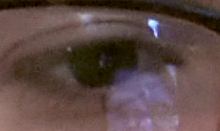
#> input picture EyeTab_Python/eye_images/abi1_l.png, 220 x 131 px
$ python -i pre_processing.py   (imports and definitions only)
#> lines starting #> are read from the running program, lines starting #| are printed output that depends on the picture; after the words box and inside, x2 and y2 are one past the last pixel; in counts of white or black regions, pixels touching at a corner belong together
#> further down, picture is the input picture: shape (131, 220, 3); mean B, G, R 69.3, 72.7, 93.4
import cv2
import numpy as np
import image_utils
import eye_extractor

winname = 'Pre Processing'

class PreProcessor:

    def __init__(self):
        self.full_debug_img = None

    def erase_specular(self, eye_img, debug=False):

        # Rather arbitrary decision on how large a specularity may be
#> called with debug = False
        max_specular_contour_area = sum(eye_img.shape[:2])/2
#> max_specular_contour_area = 175.5

        # Extract top 50% of intensities
        eye_img_grey = cv2.cvtColor(eye_img, cv2.COLOR_BGR2GRAY)
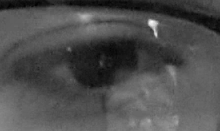
#> eye_img_grey: shape (131, 220); min 2, max 247, mean 78.4
        eye_img_grey_blur = cv2.GaussianBlur(eye_img_grey, (5, 5), 0)

        # Close to suppress eyelashes
        morph_kernel = cv2.getStructuringElement(cv2.MORPH_ELLIPSE, (5, 5))
        eye_img_grey_blur = cv2.morphologyEx(eye_img_grey_blur, cv2.MORPH_CLOSE, morph_kernel)

        if eye_img_grey_blur is None:
            raise eye_extractor.NoEyesFound()

        thresh_val = int(np.percentile(eye_img_grey_blur, 50))
#> thresh_val = 83

        _, thresh_img = cv2.threshold(eye_img_grey_blur, thresh_val, 255, cv2.THRESH_BINARY)
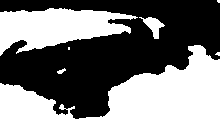
#> thresh_img: shape (131, 220); 49.5% white; 7 white regions (3 under 20 px)

        # Find all contours and throw away the big ones
        contours, _ = cv2.findContours(np.copy(thresh_img), cv2.RETR_LIST, cv2.CHAIN_APPROX_SIMPLE)
#> contours = 7 contours, 4 with area under 20; largest, box (x1, y1, x2, y2) and area: (0, 45, 220, 131) 9698, (0, 8, 138, 56) 3740, (139, 17, 165, 39) 203
        small_contours = filter(lambda x : cv2.contourArea(x) < max_specular_contour_area, contours)
        small_contours_mask = np.zeros_like(eye_img_grey)
        cv2.drawContours(small_contours_mask, small_contours, -1, 255, -1)
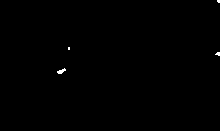
#> small_contours_mask: shape (131, 220); 0.2% white; 4 white regions (3 under 20 px), largest, box (x1, y1, x2, y2) and area: (57, 68, 66, 74) 29

        # Dilate the smallest contours found
        small_contours_mask_dilated = cv2.dilate(small_contours_mask, morph_kernel)
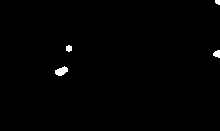
#> small_contours_mask_dilated: shape (131, 220); 0.63% white; 4 white regions, box (x1, y1, x2, y2) and area: (55, 66, 68, 76) 85, (213, 50, 220, 58) 42, (66, 45, 72, 52) 34, (215, 0, 220, 5) 21

        removed_specular_img = cv2.inpaint(eye_img, small_contours_mask_dilated, 2, flags=cv2.INPAINT_TELEA)

        if debug:
            thresh_hierarchy = cv2.cvtColor(eye_img_grey, cv2.COLOR_GRAY2BGR)
            cv2.drawContours(thresh_hierarchy, contours, -1, (0, 0, 255), -1)
            thresh_hierarchy = cv2.add(thresh_hierarchy, cv2.cvtColor(small_contours_mask_dilated, cv2.COLOR_GRAY2BGR))
            cv2.drawContours(thresh_hierarchy, small_contours, -1, (255, 0, 0), -1)
            stacked_imgs = np.concatenate([eye_img, thresh_hierarchy, removed_specular_img],axis=1)

            if debug == 1:
                self.full_debug_img = stacked_imgs
            elif debug == 2:
                self.full_debug_img = image_utils.stack_imgs_vertical([self.full_debug_img, stacked_imgs])
                cv2.imshow(winname, self.full_debug_img)
            elif debug == 3:
                cv2.imshow(winname, stacked_imgs);

        return removed_specular_img

>>> import cv2
>>> picture = cv2.imread('eye_images/abi1_l.png')
>>> result = PreProcessor().erase_specular(picture)

$ run again, on EyeTab_Python/eye_images/abi2_l.png
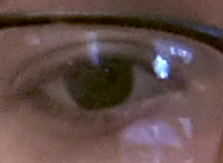
#> input picture EyeTab_Python/eye_images/abi2_l.png, 223 x 163 px
#> picture is the input picture: shape (163, 223, 3); mean B, G, R 72.5, 76.3, 98
#> thresh_val = 84
#> in erase_specular, `_, thresh_img = cv2.threshold(eye_img_grey_blur, thresh_val, 255, cv2...`:
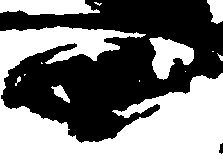
#> thresh_img: shape (163, 223); 49.3% white; 13 white regions (6 under 20 px)
#> contours = 13 contours, 8 with area under 20; largest, box (x1, y1, x2, y2) and area: (0, 26, 223, 163) 14486, (0, 0, 100, 15) 1116, (149, 37, 194, 80) 1004, (207, 0, 223, 24) 250, (51, 85, 70, 103) 124
#> small_contours_mask: shape (163, 223); 0.61% white; 9 white regions (6 under 20 px), largest, box (x1, y1, x2, y2) and area: (51, 85, 70, 103) 150, (15, 76, 21, 86) 26, (217, 53, 223, 61) 21
#> in erase_specular, `small_contours_mask_dilated = cv2.dilate(small_contours_mask, morph_ke..`:
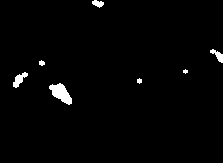
#> small_contours_mask_dilated: shape (163, 223); 1.7% white; 7 white regions (1 under 20 px), largest, box (x1, y1, x2, y2) and area: (49, 83, 72, 105) 278, (13, 72, 28, 88) 114, (210, 49, 223, 63) 83, (92, 0, 104, 8) 61, (39, 60, 45, 66) 26, (137, 78, 142, 84) 22

$ run again, on EyeTab_Python/eye_images/abi1_r.png
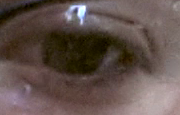
#> input picture EyeTab_Python/eye_images/abi1_r.png, 180 x 115 px
#> picture is the input picture: shape (115, 180, 3); mean B, G, R 75.7, 81.5, 97.6
#> thresh_val = 83
#> in erase_specular, `_, thresh_img = cv2.threshold(eye_img_grey_blur, thresh_val, 255, cv2...`:
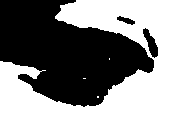
#> thresh_img: shape (115, 180); 49.5% white; 4 white regions (3 under 20 px)
#> contours = 6 contours, 3 with area under 20; largest, box (x1, y1, x2, y2) and area: (0, 0, 180, 115) 10122, (142, 27, 159, 59) 244, (116, 15, 136, 26) 101
#> small_contours_mask: shape (115, 180); 0.64% white; 4 white regions (3 under 20 px), largest, box (x1, y1, x2, y2) and area: (116, 15, 136, 26) 123
#> in erase_specular, `small_contours_mask_dilated = cv2.dilate(small_contours_mask, morph_ke..`:
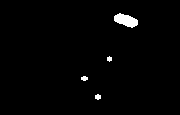
#> small_contours_mask_dilated: shape (115, 180); 1.5% white; 4 white regions, box (x1, y1, x2, y2) and area: (114, 13, 138, 28) 227, (95, 94, 101, 100) 28, (81, 76, 88, 81) 27, (107, 56, 112, 62) 22

$ run again, on EyeTab_Python/eye_images/abi2_r.png
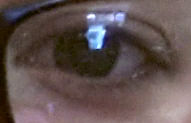
#> input picture EyeTab_Python/eye_images/abi2_r.png, 191 x 123 px
#> picture is the input picture: shape (123, 191, 3); mean B, G, R 80.2, 81.7, 96.7
#> thresh_val = 82
#> in erase_specular, `_, thresh_img = cv2.threshold(eye_img_grey_blur, thresh_val, 255, cv2...`:
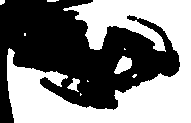
#> thresh_img: shape (123, 191); 49.4% white; 10 white regions (5 under 20 px)
#> contours = 10 contours, 7 with area under 20; largest, box (x1, y1, x2, y2) and area: (7, 0, 191, 123) 10704, (114, 56, 132, 74) 176, (67, 78, 80, 92) 72
#> small_contours_mask: shape (123, 191); 0.69% white; 8 white regions (5 under 20 px), largest, box (x1, y1, x2, y2) and area: (67, 78, 80, 92) 92, (0, 0, 5, 5) 21, (47, 0, 59, 2) 21
#> in erase_specular, `small_contours_mask_dilated = cv2.dilate(small_contours_mask, morph_ke..`:
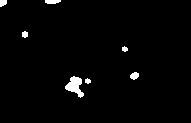
#> small_contours_mask_dilated: shape (123, 191); 1.9% white; 7 white regions, largest, box (x1, y1, x2, y2) and area: (65, 76, 84, 98) 222, (45, 0, 61, 4) 55, (130, 72, 139, 80) 52
